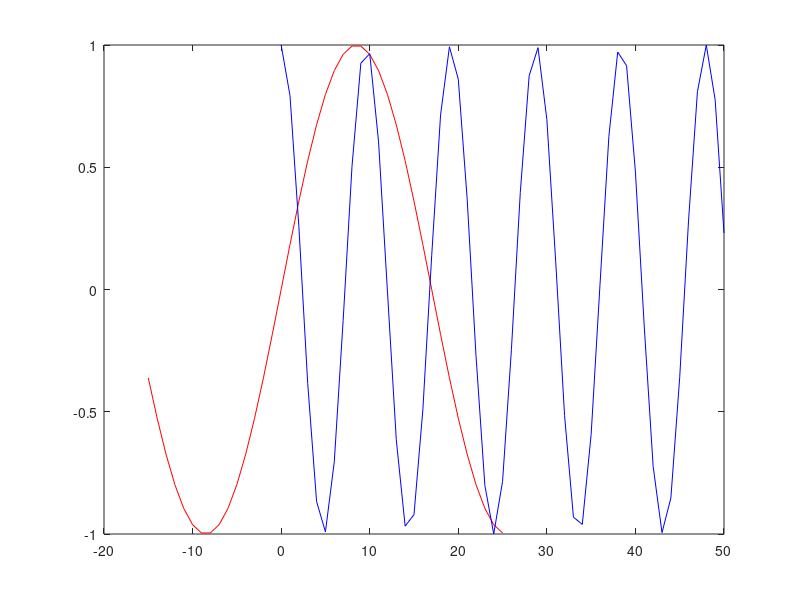
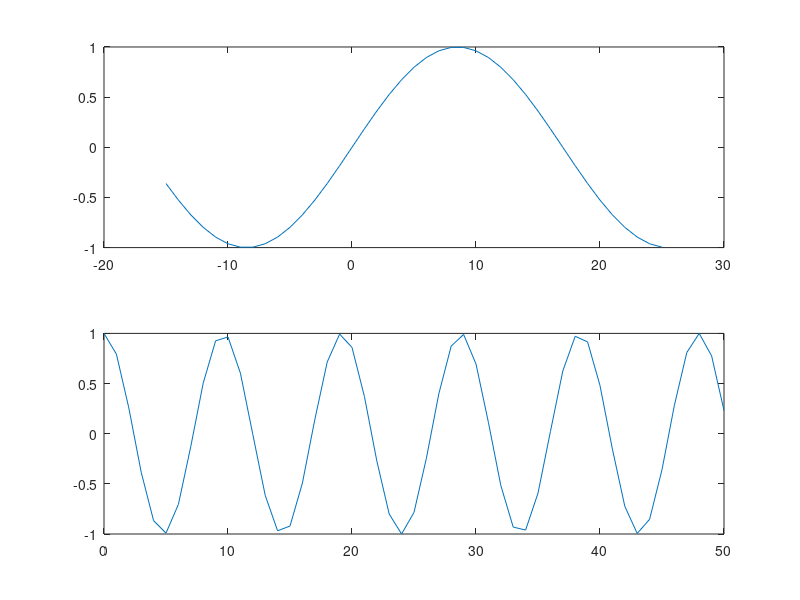
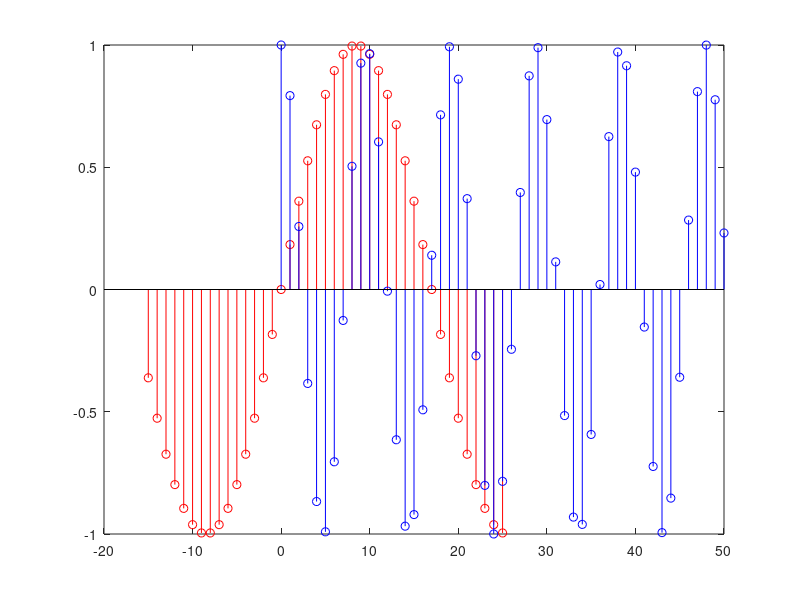
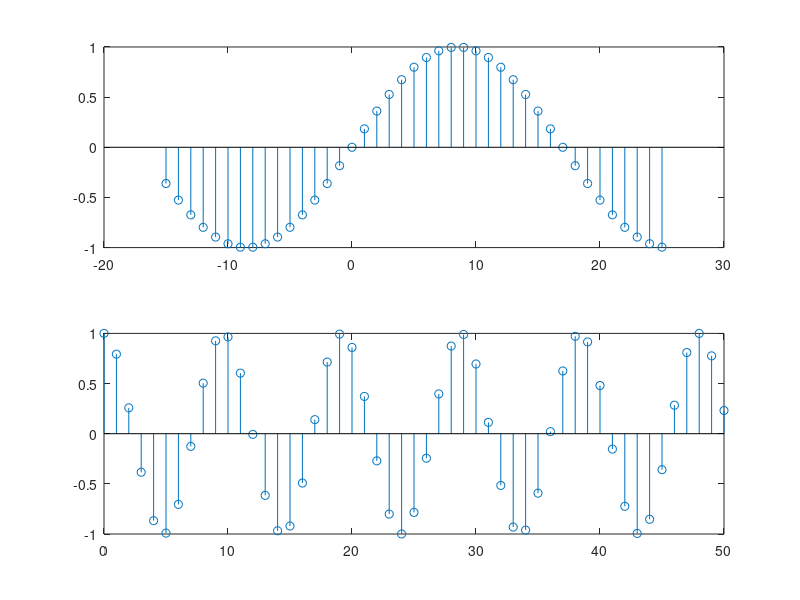

The MATLAB source for these figures, in order:
n=-15:25;
x1=sin(pi*n/17);

m=0:50;
x2=cos(pi*m/sqrt(23));

%reprezentare continua
%reprezentare suprapusa in acelasi grafic
figure(1) %figura 1
plot(n,x1, 'red') %reprezentare x1 in functie de n cu culoarea rosie
hold on;
plot(m,x2, 'blue')%reprezentare x2 in functie de m cu culoarea albastra

%reprezentare in subferestre
figure(2) %figura 2
subplot(2,1,1),plot(n,x1) %prima subfereastra
subplot(2,1,2),plot(m,x2) %a doua subfereastra

%reprezentare discreta
%reprezentare suprapusa in acelasi grafic
figure(3) %figura 1
stem(n,x1, 'red') %reprezentare x1 in functie de n cu culoarea rosie
hold on;
stem(m,x2, 'blue')%reprezentare x2 in functie de m cu culoarea albastra

%reprezentare in subferestre
figure(4) %figura 2
subplot(2,1,1),stem(n,x1) %prima subfereastra
subplot(2,1,2),stem(m,x2) %a doua subfereastra
